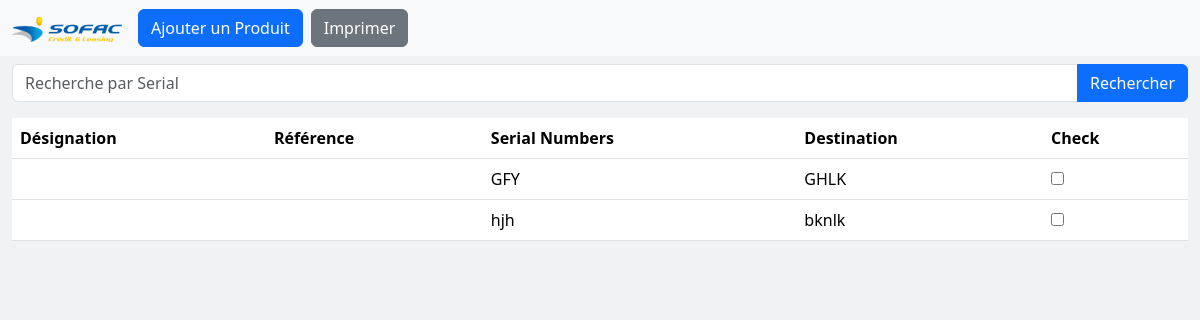
The app's page /, older data.
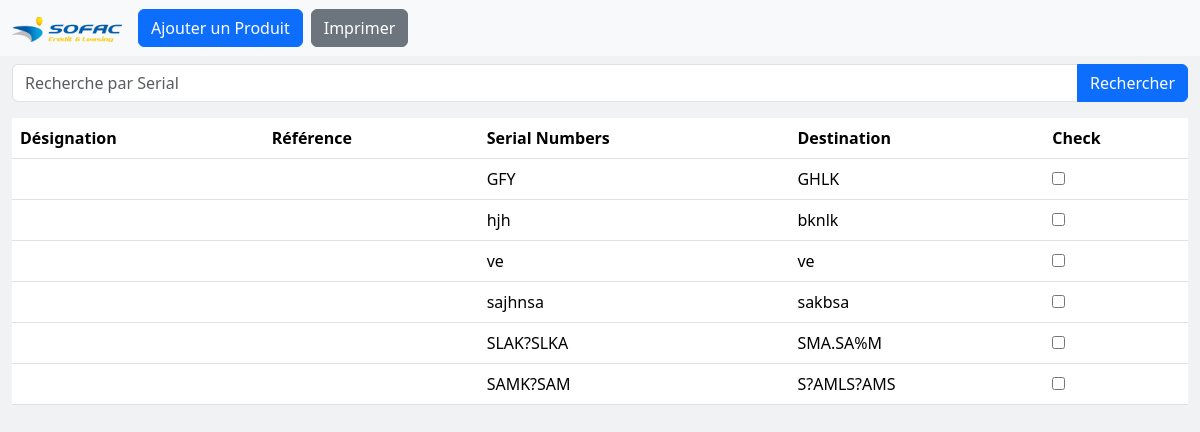
The same page, newer data.
### Stock1/models.py (models this page shows, shortened)
class Product(models.Model):
    date = models.DateField(auto_now_add=True)
    destignation = models.CharField(max_length=255)
    referance = models.CharField(max_length=100)
    serial_number = models.CharField(max_length=255)
    destination  = models.CharField(max_length=255)

### Stock1/views.py (the view, shortened to what this page needs)
# urls.py: path('',views.home,name="home"),
def home(request):
    products = Product.objects.all()
    contxet={
        "products": products
    }
    return  render(request, "first.html",context=contxet)

### templates/first.html (shortened to what this page needs)
{% load static %}
<!doctype html>
<html lang="en">
<head>
    <link href="https://cdn.jsdelivr.net/npm/bootstrap@5.3.3/dist/css/bootstrap.min.css" rel="stylesheet">
</head>
<body>
    <nav class="navbar navbar-expand-lg bg-body-tertiary">
        <div class="container-fluid">
            <a class="navbar-brand" href="#">
                <img src="{% static 'assets/images/logo.png' %}" width="110px" alt="">
            </a>
            <div class="collapse navbar-collapse" id="navbarNav">
                <ul class="navbar-nav">
                    <div class="d-flex">
                        <button type="button" class="btn btn-primary" data-bs-toggle="modal" data-bs-target="#exampleModal">
                            Ajouter un Produit
                        </button>
                        <button type="button" class="btn btn-secondary ms-2" id="print_bon">
                            Imprimer
                        </button>
                    </div>
                </ul>
            </div>
        </div>
    </nav>
    <div class="container">
        <form method="post">
            <div class="input-group mb-3 my-2">
                <input type="text" class="form-control" placeholder="Recherche par Serial" name="search">
                <button class="btn btn-primary" type="submit">Rechercher</button>
            </div>
        </form>
        <form method="post" id="formulaire_bon">
            <table class="table">
                <thead>
                    <tr>
                        <th scope="col">Désignation</th>
                        <th scope="col">Référence</th>
                        <th scope="col">Serial Numbers</th>
                        <th scope="col">Destination</th>
                        <th scope="col">Check</th>
                    </tr>
                </thead>
                <tbody>
                    {% for product in products %}
                        <tr>
                            <td>{{ product.designation }}</td>
                            <td>{{ product.reference }}</td>
                            <td>{{ product.serial_number }}</td>
                            <td>{{ product.destination }}</td>
                            <td><input type="checkbox" name="choix" value="{{ product.id }}"/></td>
                        </tr>
                    {% endfor %}
                </tbody>
            </table>
        </form>
    </div>
</body>
</html>

Row changes from the older to the newer data that the page shows:
added Product: serial_number "ve", destination "ve"
added Product: serial_number "sajhnsa", destination "sakbsa"
added Product: serial_number "SLAK?SLKA", destination "SMA.SA%M"
added Product: serial_number "SAMK?SAM", destination "S?AMLS?AMS"
